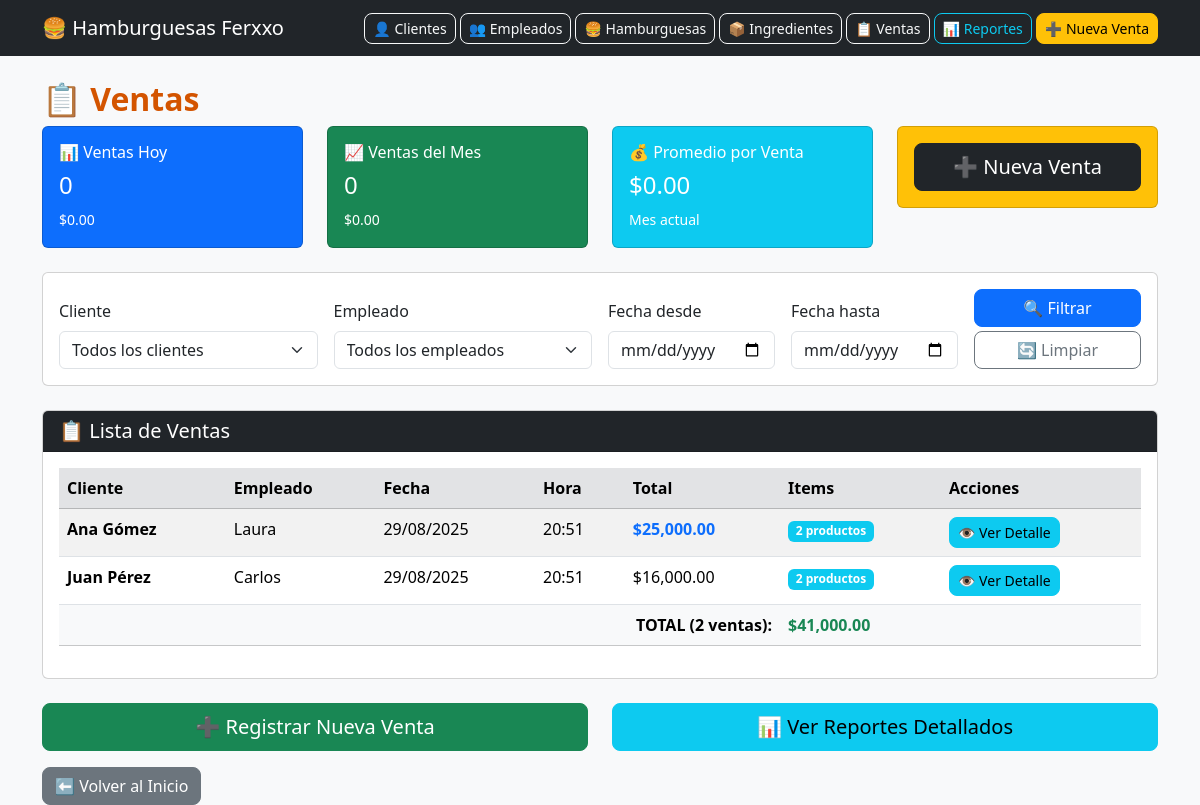
/ventas.php, run on an earlier commit of the app's database.
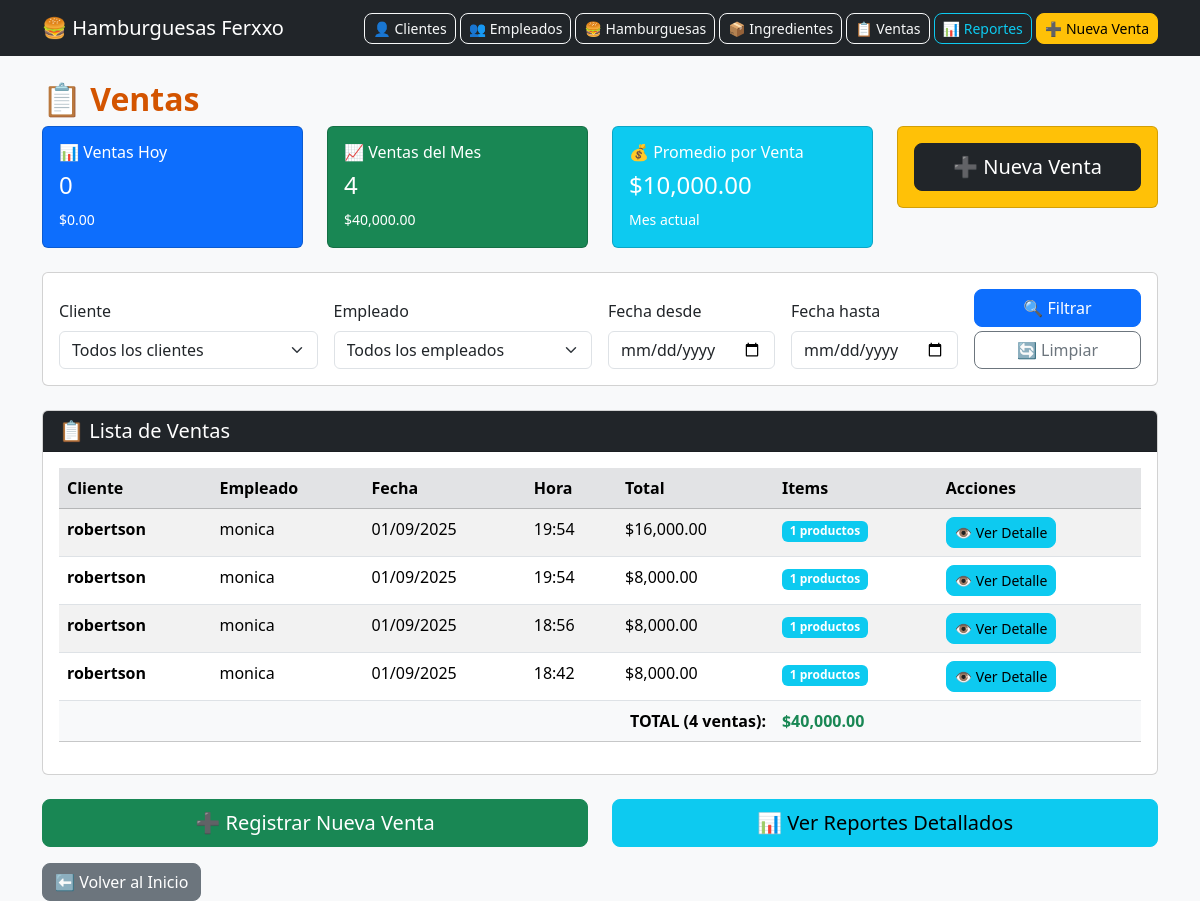
And on a later commit of the database.
### tables this page shows
CREATE TABLE `ventas` (
  `id_venta` int(11) NOT NULL,
  `cliente_id` int(11) DEFAULT NULL,
  `empleado_id` int(11) DEFAULT NULL,
  `fecha` datetime DEFAULT current_timestamp(),
  `valor_total` decimal(10,2) NOT NULL
);

CREATE TABLE `clientes` (
  `id_cliente` int(11) NOT NULL,
  `nombre` varchar(100) NOT NULL,
  `direccion` varchar(150) DEFAULT NULL,
  `telefono` varchar(20) DEFAULT NULL
);

CREATE TABLE `empleados` (
  `id_empleado` int(11) NOT NULL,
  `nombre` varchar(100) NOT NULL,
  `apellido` varchar(100) NOT NULL,
  `cargo` varchar(50) NOT NULL
);

### ventas.php (the view, shortened to what this page needs)
<?php
include("config/db.php");
include("header.php");
?>
<h2>📋 Ventas</h2>
<?php
$stats_hoy = $conn->query("SELECT COUNT(*) as ventas_hoy, COALESCE(SUM(valor_total), 0) as ingresos_hoy
                          FROM ventas WHERE DATE(fecha) = CURDATE()")->fetch_assoc();
$stats_mes = $conn->query("SELECT COUNT(*) as ventas_mes, COALESCE(SUM(valor_total), 0) as ingresos_mes
                          FROM ventas WHERE MONTH(fecha) = MONTH(CURDATE()) AND YEAR(fecha) = YEAR(CURDATE())")->fetch_assoc();
?>
<div class="row mb-4">
    <div class="col-md-3">
        <div class="card bg-primary text-white">
            <div class="card-body">
                <h6>📊 Ventas Hoy</h6>
                <h4><?= $stats_hoy['ventas_hoy'] ?></h4>
                <small>$<?= number_format($stats_hoy['ingresos_hoy'], 2) ?></small>
            </div>
        </div>
    </div>
    <div class="col-md-3">
        <div class="card bg-success text-white">
            <div class="card-body">
                <h6>📈 Ventas del Mes</h6>
                <h4><?= $stats_mes['ventas_mes'] ?></h4>
                <small>$<?= number_format($stats_mes['ingresos_mes'], 2) ?></small>
            </div>
        </div>
    </div>
    <div class="col-md-3">
        <div class="card bg-info text-white">
            <div class="card-body">
                <h6>💰 Promedio por Venta</h6>
                <h4>$<?= $stats_mes['ventas_mes'] > 0 ? number_format($stats_mes['ingresos_mes'] / $stats_mes['ventas_mes'], 2) : '0.00' ?></h4>
                <small>Mes actual</small>
            </div>
        </div>
    </div>
    <div class="col-md-3">
        <div class="card bg-warning text-dark">
            <div class="card-body text-center">
                <a href="nueva_venta.php" class="btn btn-dark btn-lg w-100">
                    ➕ Nueva Venta
                </a>
            </div>
        </div>
    </div>
</div>
<div class="card mb-4">
    <div class="card-body">
        <form method="GET" class="row g-3 align-items-end">
            <div class="col-md-3">
                <label class="form-label">Cliente</label>
                <select name="cliente" class="form-select">
                    <option value="">Todos los clientes</option>
                </select>
            </div>
            <div class="col-md-3">
                <label class="form-label">Empleado</label>
                <select name="empleado" class="form-select">
                    <option value="">Todos los empleados</option>
                </select>
            </div>
            <div class="col-md-2">
                <label class="form-label">Fecha desde</label>
                <input type="date" name="fecha_desde" class="form-control" value="<?= $_GET['fecha_desde'] ?? '' ?>">
            </div>
            <div class="col-md-2">
                <label class="form-label">Fecha hasta</label>
                <input type="date" name="fecha_hasta" class="form-control" value="<?= $_GET['fecha_hasta'] ?? '' ?>">
            </div>
            <div class="col-md-2">
                <button type="submit" class="btn btn-primary w-100">🔍 Filtrar</button>
                <a href="ventas.php" class="btn btn-outline-secondary w-100 mt-1">🔄 Limpiar</a>
            </div>
        </form>
    </div>
</div>
<div class="card">
    <div class="card-header bg-dark text-white">
        <h5 class="mb-0">📋 Lista de Ventas</h5>
    </div>
    <div class="card-body">
        <div class="table-responsive">
            <table class="table table-striped table-hover">
                <thead class="table-secondary">
                    <tr>
                        <th>Cliente</th>
                        <th>Empleado</th>
                        <th>Fecha</th>
                        <th>Hora</th>
                        <th>Total</th>
                        <th>Items</th>
                        <th>Acciones</th>
                    </tr>
                </thead>
                <tbody>
                    <?php
                    $params = [];
                    $types = '';
                    $where_clause = '';
                    $sql = "SELECT v.id_venta, v.cliente_id, v.empleado_id, v.fecha, v.valor_total,
                                   c.nombre AS cliente, e.nombre AS empleado,
                                   COUNT(dv.id_detalle) as total_items,
                                   SUM(dv.cantidad) as total_productos
                            FROM ventas v
                            LEFT JOIN clientes c ON v.cliente_id = c.id_cliente
                            LEFT JOIN empleados e ON v.empleado_id = e.id_empleado
                            LEFT JOIN detalle_ventas dv ON v.id_venta = dv.venta_id
                            $where_clause
                            GROUP BY v.id_venta
                            ORDER BY v.id_venta DESC
                            LIMIT 50";
                    if(!empty($params)){
                        $stmt = $conn->prepare($sql);
                        $stmt->bind_param($types, ...$params);
                        $stmt->execute();
                        $result = $stmt->get_result();
                    } else {
                        $result = $conn->query($sql);
                    }
                    $total_mostrado = 0;
                    $suma_total = 0;
                    while($row = $result->fetch_assoc()){
                        $total_mostrado++;
                        $suma_total += $row['valor_total'];
                        if($row['valor_total'] >= 50000){
                            $total_class = 'text-success fw-bold';
                        } else if($row['valor_total'] >= 20000){
                            $total_class = 'text-primary fw-bold';
                        } else {
                            $total_class = '';
                        }
                        echo "<tr>
                                <td><strong>{$row['cliente']}</strong></td>
                                <td>{$row['empleado']}</td>
                                <td>".date('d/m/Y', strtotime($row['fecha']))."</td>
                                <td>".date('H:i', strtotime($row['fecha']))."</td>
                                <td class='$total_class'>$".number_format($row['valor_total'], 2)."</td>
                                <td><span class='badge bg-info'>{$row['total_productos']} productos</span></td>
                                <td>
                                    <a href='venta_detalle.php?id={$row['id_venta']}' class='btn btn-sm btn-info'>
                                        👁️ Ver Detalle
                                    </a>
                                </td>
                              </tr>";
                    }
                    ?>
                </tbody>
                <?php if($total_mostrado > 0): ?>
                <tfoot class="table-light">
                    <tr class="fw-bold">
                        <td colspan="5" class="text-end">TOTAL (<?= $total_mostrado ?> ventas):</td>
                        <td class="text-success">$<?= number_format($suma_total, 2) ?></td>
                        <td colspan="2"></td>
                    </tr>
                </tfoot>
                <?php endif; ?>
            </table>
        </div>
    </div>
</div>
<div class="row mt-4">
    <div class="col-md-6">
        <div class="d-grid gap-2">
            <a href="nueva_venta.php" class="btn btn-success btn-lg">
                ➕ Registrar Nueva Venta
            </a>
        </div>
    </div>
    <div class="col-md-6">
        <div class="d-grid gap-2">
            <a href="reporte_ventas.php" class="btn btn-info btn-lg">
                📊 Ver Reportes Detallados
            </a>
        </div>
    </div>
</div>
<div class="mt-3">
    <a href="index.php" class="btn btn-secondary">⬅️ Volver al Inicio</a>
</div>
<?php include("footer.php"); ?>

### header.php (shortened to what this page needs)
<!doctype html>
<html lang="es">
<head>
  <link href="https://cdn.jsdelivr.net/npm/bootstrap@5.3.2/dist/css/bootstrap.min.css" rel="stylesheet">
  <link rel="stylesheet" href="css/custom.css">
</head>
<body class="bg-light">
<nav class="navbar navbar-expand-lg navbar-dark bg-dark">
  <div class="container">
    <a class="navbar-brand" href="index.php">🍔 Hamburguesas Ferxxo</a>
    <div class="collapse navbar-collapse" id="navbarNav">
      <div class="navbar-nav ms-auto">
        <a href="clientes.php" class="btn btn-outline-light btn-sm me-1">👤 Clientes</a>
        <a href="empleados.php" class="btn btn-outline-light btn-sm me-1">👥 Empleados</a>
        <a href="tipo_hamburguesa.php" class="btn btn-outline-light btn-sm me-1">🍔 Hamburguesas</a>
        <a href="productos.php" class="btn btn-outline-light btn-sm me-1">📦 Ingredientes</a>
        <a href="ventas.php" class="btn btn-outline-light btn-sm me-1">📋 Ventas</a>
        <a href="reporte_ventas.php" class="btn btn-outline-info btn-sm me-1">📊 Reportes</a>
        <a href="nueva_venta.php" class="btn btn-warning btn-sm">➕ Nueva Venta</a>
      </div>
    </div>
  </div>
</nav>
<div class="container mt-4">

### footer.php (shortened to what this page needs)
</div>
</body>
</html>

### css/custom.css (style rules this page uses)
body { font-family: 'Segoe UI', Tahoma, Geneva, Verdana, sans-serif; }
h1, h2 { font-weight: bold; color: #d35400; }
.btn { border-radius: 8px; }

What changed in the data, as far as the page shows it:
removed ventas: cliente.nombre "Ana Gómez", empleado.nombre "Laura", fecha "29/08/2025", fecha "20:51", valor_total "25,000.00", total_productos "2"
removed ventas: cliente.nombre "Juan Pérez", empleado.nombre "Carlos", fecha "29/08/2025", fecha "20:51", valor_total "16,000.00", total_productos "2"
added ventas: cliente.nombre "robertson", empleado.nombre "monica", fecha "01/09/2025", fecha "19:54", valor_total "16,000.00", total_productos "1"
added ventas: cliente.nombre "robertson", empleado.nombre "monica", fecha "01/09/2025", fecha "19:54", valor_total "8,000.00", total_productos "1"
added ventas: cliente.nombre "robertson", empleado.nombre "monica", fecha "01/09/2025", fecha "18:56", valor_total "8,000.00", total_productos "1"
added ventas: cliente.nombre "robertson", empleado.nombre "monica", fecha "01/09/2025", fecha "18:42", valor_total "8,000.00", total_productos "1"
Also different on the page:
$stats_mes['ventas_mes']: "0" → "4"
$stats_mes['ingresos_mes']: "0.00" → "40,000.00"
$stats_mes['ingresos_mes'] / $stats_mes['ventas_mes']: (not shown) → "10,000.00"
$total_mostrado: "2" → "4"
$suma_total: "41,000.00" → "40,000.00"
text no longer shown: "0.00"
